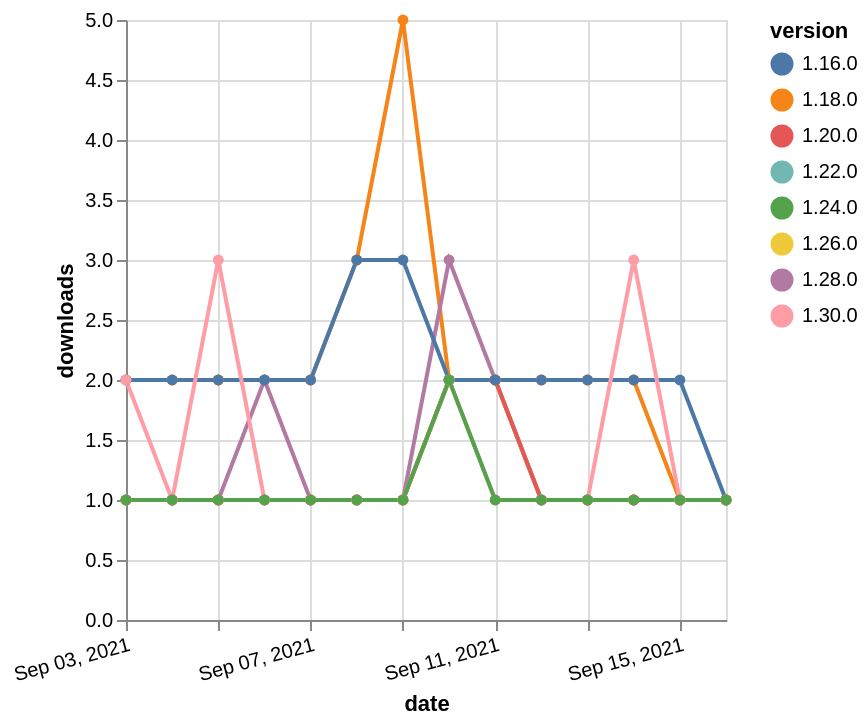

Express this chart as Vega-Lite.
### Vega-Lite specification from a JSON file in a GitHub repository (floating-point values rounded to 4 significant figures)
{"$schema": "https://vega.github.io/schema/vega-lite/v5.json", "description": "A simple bar chart with embedded data.", "data": {"values": [{"date": "2021-09-03", "total": 2500, "delta": 2, "version": "1.18.0"}, {"date": "2021-09-04", "total": 2502, "delta": 2, "version": "1.18.0"}, {"date": "2021-09-05", "total": 2504, "delta": 2, "version": "1.18.0"}, {"date": "2021-09-06", "total": 2506, "delta": 2, "version": "1.18.0"}, {"date": "2021-09-07", "total": 2508, "delta": 2, "version": "1.18.0"}, {"date": "2021-09-08", "total": 2511, "delta": 3, "version": "1.18.0"}, {"date": "2021-09-09", "total": 2516, "delta": 5, "version": "1.18.0"}, {"date": "2021-09-10", "total": 2518, "delta": 2, "version": "1.18.0"}, {"date": "2021-09-11", "total": 2520, "delta": 2, "version": "1.18.0"}, {"date": "2021-09-12", "total": 2522, "delta": 2, "version": "1.18.0"}, {"date": "2021-09-13", "total": 2524, "delta": 2, "version": "1.18.0"}, {"date": "2021-09-14", "total": 2526, "delta": 2, "version": "1.18.0"}, {"date": "2021-09-15", "total": 2527, "delta": 1, "version": "1.18.0"}, {"date": "2021-09-16", "total": 2528, "delta": 1, "version": "1.18.0"}, {"date": "2021-09-03", "total": 212, "delta": 1, "version": "1.22.0"}, {"date": "2021-09-04", "total": 213, "delta": 1, "version": "1.22.0"}, {"date": "2021-09-05", "total": 214, "delta": 1, "version": "1.22.0"}, {"date": "2021-09-06", "total": 215, "delta": 1, "version": "1.22.0"}, {"date": "2021-09-07", "total": 216, "delta": 1, "version": "1.22.0"}, {"date": "2021-09-08", "total": 217, "delta": 1, "version": "1.22.0"}, {"date": "2021-09-09", "total": 218, "delta": 1, "version": "1.22.0"}, {"date": "2021-09-10", "total": 220, "delta": 2, "version": "1.22.0"}, {"date": "2021-09-11", "total": 222, "delta": 2, "version": "1.22.0"}, {"date": "2021-09-12", "total": 223, "delta": 1, "version": "1.22.0"}, {"date": "2021-09-13", "total": 224, "delta": 1, "version": "1.22.0"}, {"date": "2021-09-14", "total": 225, "delta": 1, "version": "1.22.0"}, {"date": "2021-09-15", "total": 226, "delta": 1, "version": "1.22.0"}, {"date": "2021-09-16", "total": 227, "delta": 1, "version": "1.22.0"}, {"date": "2021-09-03", "total": 201, "delta": 1, "version": "1.28.0"}, {"date": "2021-09-04", "total": 202, "delta": 1, "version": "1.28.0"}, {"date": "2021-09-05", "total": 203, "delta": 1, "version": "1.28.0"}, {"date": "2021-09-06", "total": 205, "delta": 2, "version": "1.28.0"}, {"date": "2021-09-07", "total": 206, "delta": 1, "version": "1.28.0"}, {"date": "2021-09-08", "total": 207, "delta": 1, "version": "1.28.0"}, {"date": "2021-09-09", "total": 208, "delta": 1, "version": "1.28.0"}, {"date": "2021-09-10", "total": 211, "delta": 3, "version": "1.28.0"}, {"date": "2021-09-11", "total": 213, "delta": 2, "version": "1.28.0"}, {"date": "2021-09-12", "total": 214, "delta": 1, "version": "1.28.0"}, {"date": "2021-09-13", "total": 215, "delta": 1, "version": "1.28.0"}, {"date": "2021-09-14", "total": 216, "delta": 1, "version": "1.28.0"}, {"date": "2021-09-15", "total": 217, "delta": 1, "version": "1.28.0"}, {"date": "2021-09-16", "total": 218, "delta": 1, "version": "1.28.0"}, {"date": "2021-09-03", "total": 172, "delta": 1, "version": "1.26.0"}, {"date": "2021-09-04", "total": 173, "delta": 1, "version": "1.26.0"}, {"date": "2021-09-05", "total": 174, "delta": 1, "version": "1.26.0"}, {"date": "2021-09-06", "total": 175, "delta": 1, "version": "1.26.0"}, {"date": "2021-09-07", "total": 176, "delta": 1, "version": "1.26.0"}, {"date": "2021-09-08", "total": 177, "delta": 1, "version": "1.26.0"}, {"date": "2021-09-09", "total": 178, "delta": 1, "version": "1.26.0"}, {"date": "2021-09-10", "total": 180, "delta": 2, "version": "1.26.0"}, {"date": "2021-09-11", "total": 182, "delta": 2, "version": "1.26.0"}, {"date": "2021-09-12", "total": 183, "delta": 1, "version": "1.26.0"}, {"date": "2021-09-13", "total": 184, "delta": 1, "version": "1.26.0"}, {"date": "2021-09-14", "total": 185, "delta": 1, "version": "1.26.0"}, {"date": "2021-09-15", "total": 186, "delta": 1, "version": "1.26.0"}, {"date": "2021-09-16", "total": 187, "delta": 1, "version": "1.26.0"}, {"date": "2021-09-03", "total": 251, "delta": 1, "version": "1.20.0"}, {"date": "2021-09-04", "total": 252, "delta": 1, "version": "1.20.0"}, {"date": "2021-09-05", "total": 253, "delta": 1, "version": "1.20.0"}, {"date": "2021-09-06", "total": 254, "delta": 1, "version": "1.20.0"}, {"date": "2021-09-07", "total": 255, "delta": 1, "version": "1.20.0"}, {"date": "2021-09-08", "total": 256, "delta": 1, "version": "1.20.0"}, {"date": "2021-09-09", "total": 257, "delta": 1, "version": "1.20.0"}, {"date": "2021-09-10", "total": 259, "delta": 2, "version": "1.20.0"}, {"date": "2021-09-11", "total": 261, "delta": 2, "version": "1.20.0"}, {"date": "2021-09-12", "total": 262, "delta": 1, "version": "1.20.0"}, {"date": "2021-09-13", "total": 263, "delta": 1, "version": "1.20.0"}, {"date": "2021-09-14", "total": 264, "delta": 1, "version": "1.20.0"}, {"date": "2021-09-15", "total": 265, "delta": 1, "version": "1.20.0"}, {"date": "2021-09-16", "total": 266, "delta": 1, "version": "1.20.0"}, {"date": "2021-09-03", "total": 2363, "delta": 2, "version": "1.16.0"}, {"date": "2021-09-04", "total": 2365, "delta": 2, "version": "1.16.0"}, {"date": "2021-09-05", "total": 2367, "delta": 2, "version": "1.16.0"}, {"date": "2021-09-06", "total": 2369, "delta": 2, "version": "1.16.0"}, {"date": "2021-09-07", "total": 2371, "delta": 2, "version": "1.16.0"}, {"date": "2021-09-08", "total": 2374, "delta": 3, "version": "1.16.0"}, {"date": "2021-09-09", "total": 2377, "delta": 3, "version": "1.16.0"}, {"date": "2021-09-10", "total": 2379, "delta": 2, "version": "1.16.0"}, {"date": "2021-09-11", "total": 2381, "delta": 2, "version": "1.16.0"}, {"date": "2021-09-12", "total": 2383, "delta": 2, "version": "1.16.0"}, {"date": "2021-09-13", "total": 2385, "delta": 2, "version": "1.16.0"}, {"date": "2021-09-14", "total": 2387, "delta": 2, "version": "1.16.0"}, {"date": "2021-09-15", "total": 2389, "delta": 2, "version": "1.16.0"}, {"date": "2021-09-16", "total": 2390, "delta": 1, "version": "1.16.0"}, {"date": "2021-09-03", "total": 125, "delta": 2, "version": "1.30.0"}, {"date": "2021-09-04", "total": 126, "delta": 1, "version": "1.30.0"}, {"date": "2021-09-05", "total": 129, "delta": 3, "version": "1.30.0"}, {"date": "2021-09-06", "total": 130, "delta": 1, "version": "1.30.0"}, {"date": "2021-09-07", "total": 131, "delta": 1, "version": "1.30.0"}, {"date": "2021-09-08", "total": 132, "delta": 1, "version": "1.30.0"}, {"date": "2021-09-09", "total": 133, "delta": 1, "version": "1.30.0"}, {"date": "2021-09-10", "total": 135, "delta": 2, "version": "1.30.0"}, {"date": "2021-09-11", "total": 136, "delta": 1, "version": "1.30.0"}, {"date": "2021-09-12", "total": 137, "delta": 1, "version": "1.30.0"}, {"date": "2021-09-13", "total": 138, "delta": 1, "version": "1.30.0"}, {"date": "2021-09-14", "total": 141, "delta": 3, "version": "1.30.0"}, {"date": "2021-09-15", "total": 142, "delta": 1, "version": "1.30.0"}, {"date": "2021-09-16", "total": 143, "delta": 1, "version": "1.30.0"}, {"date": "2021-09-03", "total": 193, "delta": 1, "version": "1.24.0"}, {"date": "2021-09-04", "total": 194, "delta": 1, "version": "1.24.0"}, {"date": "2021-09-05", "total": 195, "delta": 1, "version": "1.24.0"}, {"date": "2021-09-06", "total": 196, "delta": 1, "version": "1.24.0"}, {"date": "2021-09-07", "total": 197, "delta": 1, "version": "1.24.0"}, {"date": "2021-09-08", "total": 198, "delta": 1, "version": "1.24.0"}, {"date": "2021-09-09", "total": 199, "delta": 1, "version": "1.24.0"}, {"date": "2021-09-10", "total": 201, "delta": 2, "version": "1.24.0"}, {"date": "2021-09-11", "total": 202, "delta": 1, "version": "1.24.0"}, {"date": "2021-09-12", "total": 203, "delta": 1, "version": "1.24.0"}, {"date": "2021-09-13", "total": 204, "delta": 1, "version": "1.24.0"}, {"date": "2021-09-14", "total": 205, "delta": 1, "version": "1.24.0"}, {"date": "2021-09-15", "total": 206, "delta": 1, "version": "1.24.0"}, {"date": "2021-09-16", "total": 207, "delta": 1, "version": "1.24.0"}]}, "width": "container", "mark": {"type": "line", "point": {"filled": true}}, "encoding": {"x": {"field": "date", "type": "temporal", "timeUnit": "yearmonthdate", "title": "date", "axis": {"labelAngle": -15}}, "y": {"field": "delta", "type": "quantitative", "title": "downloads"}, "color": {"field": "version", "type": "nominal"}, "tooltip": {"field": "delta"}}}
